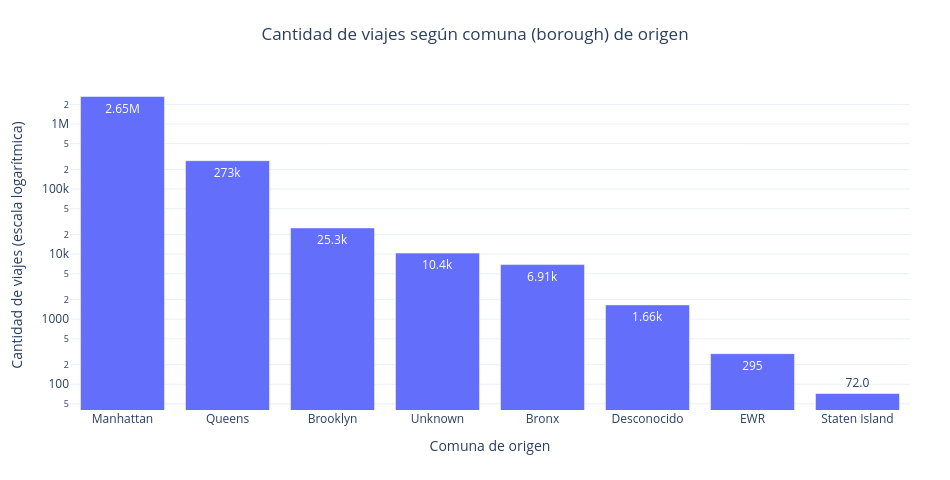

The cell this chart's notebook holds for it:
### Code cell
mapa_borough = zonas.set_index("zona_id").borough.to_dict()
origen_borough = df.PULocationID.map(mapa_borough).fillna("Desconocido").value_counts().reset_index()
origen_borough.columns = ["borough", "cantidad_viajes"]

fig = px.bar(origen_borough, x="borough", y="cantidad_viajes", text_auto=".3s",
             title="Cantidad de viajes según comuna (borough) de origen",
             labels={"borough": "Comuna de origen", "cantidad_viajes": "Cantidad de viajes"})
fig.update_yaxes(type="log", title="Cantidad de viajes (escala logarítmica)")
mostrar(fig, "eda_borough")

### Figure 1 — Plotly figure (JSON) as saved in the notebook; plotly's stock layout.template omitted (floating-point values rounded to 4 significant figures)
{"data": [{"hovertemplate": "Comuna de origen=%{x}<br>Cantidad de viajes=%{y}<extra></extra>", "legendgroup": "", "marker": {"color": "#636efa", "pattern": {"shape": ""}}, "name": "", "orientation": "v", "showlegend": false, "textposition": "auto", "texttemplate": "%{y:.3s}", "type": "bar", "x": ["Manhattan", "Queens", "Brooklyn", "Unknown", "Bronx", "Desconocido", "EWR", "Staten Island"], "xaxis": "x", "y": [2646948, 273128, 25258, 10360, 6905, 1658, 295, 72], "yaxis": "y"}], "layout": {"barmode": "relative", "height": 480, "legend": {"tracegroupgap": 0}, "margin": {"b": 70, "l": 70, "r": 40, "t": 80}, "title": {"text": "Cantidad de viajes según comuna (borough) de origen", "x": 0.5}, "width": 950, "xaxis": {"anchor": "y", "domain": [0.0, 1.0], "title": {"text": "Comuna de origen"}}, "yaxis": {"anchor": "x", "domain": [0.0, 1.0], "title": {"text": "Cantidad de viajes (escala logarítmica)"}, "type": "log"}}}
